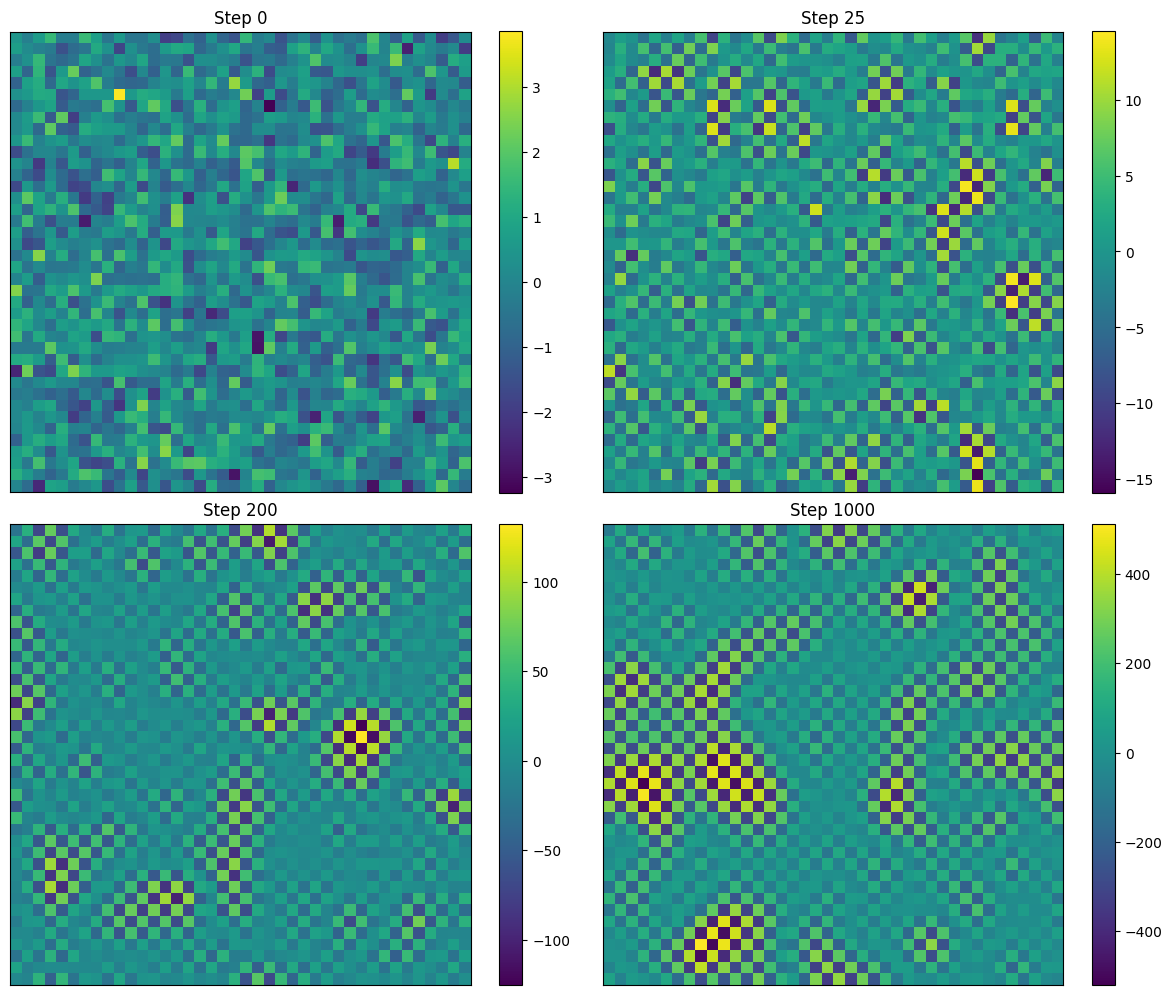

This chart was generated by the following Python code:
import numpy as np
import matplotlib.pyplot as plt

# Parameters
steps_list = [0, 25, 200, 1000]
N = 40
eta = 0.2
np.random.seed(42)

# Recursive differentiation: compute first and second spatial differences
def compute_D2(dx, dy):
    ddx = np.roll(dx, -1, axis=1) - dx
    ddy = np.roll(dy, -1, axis=0) - dy
    D2 = ddx + ddy
    D2 = (D2 - np.mean(D2)) / (np.std(D2) + 1e-6)  # normalize to prevent overflow
    return D2

# Run simulation
snapshots = []
for steps in steps_list:
    X_current = np.random.randn(N, N)
    for _ in range(steps):
        dx = np.roll(X_current, -1, axis=1) - X_current
        dy = np.roll(X_current, -1, axis=0) - X_current
        D2 = compute_D2(dx, dy)
        X_current += eta * D2
    snapshots.append(X_current.copy())

# Plot
fig, axs = plt.subplots(2, 2, figsize=(12, 10))
titles = [f"Step {s}" for s in steps_list]
for ax, snap, title in zip(axs.flat, snapshots, titles):
    im = ax.imshow(snap, cmap='viridis', interpolation='nearest')
    ax.set_title(title)
    ax.set_xticks([])
    ax.set_yticks([])
    fig.colorbar(im, ax=ax, orientation='vertical')

plt.tight_layout()
plt.show()
